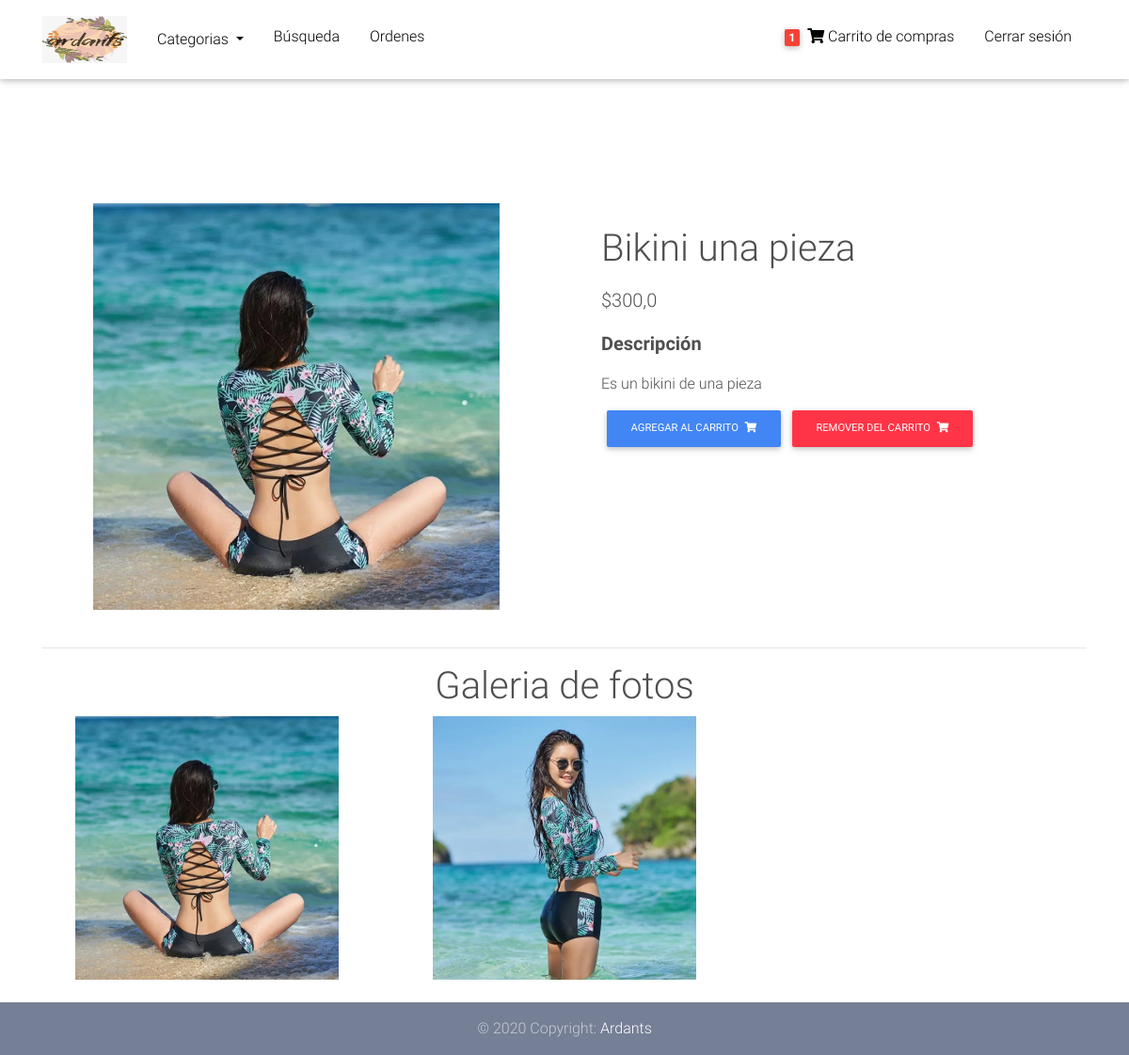
Screenshot of /product/bikini-una-pieza/ (signed in) with the database file from the repository.
### core/models.py (models this page shows, shortened)
class Order(models.Model):
    user = models.ForeignKey(settings.AUTH_USER_MODEL, on_delete= models.CASCADE, verbose_name = "Usuario")
    sent = models.BooleanField(default=False, verbose_name = "¿Ha sido enviado?")
    ref_code = models.CharField(max_length=30 , verbose_name = "Número de rastreo")
    ordered = models.BooleanField(default=False , verbose_name = "¿Ordenado?")
    items = models.ManyToManyField(OrderItem , verbose_name = "Productos")
    start_date = models.DateTimeField(auto_now= True)
    ordered_date = models.DateTimeField(verbose_name = "Fecha de orden")
    shipping_address = models.ForeignKey('Address', related_name="shipping_address" ,on_delete=models.CASCADE, blank = True, null = True, verbose_name = "Dirección")
    payment = models.ForeignKey('Payment', on_delete=models.CASCADE, blank = True, null = True, verbose_name = "Pago")
    sent_price = models.IntegerField(blank = True, null = True, verbose_name = "Precio de envío")
    class Meta:
        verbose_name = "Orden"
        verbose_name_plural = "Ordenes"

class Item(models.Model):
    title = models.CharField(max_length = 100, verbose_name = "Nombre del articulo")
    price = models.FloatField(verbose_name = "Precio")
    discount_price = models.FloatField(blank=True, null=True, verbose_name = "Precio de descuento")
    category = models.ForeignKey(Category, on_delete= models.CASCADE, blank = True, null = True)
    label = models.CharField(choices=LABEL_CHOICES, max_length = 2, verbose_name = "Nuevo o en oferta?")
    slug = models.SlugField(verbose_name = "Link")
    description = models.TextField(verbose_name = "Descripcion")
    image = models.ImageField()
    image2 = models.ImageField(blank = True, null = True)
    image3 = models.ImageField(blank = True, null = True)
    stock = models.IntegerField(default = 1, verbose_name = "Stock")
    class Meta:
        verbose_name = "Producto"
        verbose_name_plural = "Productos"
    def get_add_to_cart_url(self):
        return reverse("core:add-to-cart", kwargs={
            'slug':self.slug
        })
    def get_remove_from_cart_url(self):
        return reverse("core:remove-from-cart", kwargs={
            'slug':self.slug
        })
    def get_title_upper(self):
        return self.title[0].upper() + self.title[1:]

### core/views.py (the view)
# urls.py: path('product/<slug>/', ItemDetailView.as_view(), name="product_page"),
class ItemDetailView(DetailView):
    model = Item
    template_name = "product-page.html"
    def get_context_data(self, **kwargs):
        context = super(ItemDetailView, self).get_context_data(**kwargs)
        context['categorias'] = Category.objects.all()
        return context

### core/models.py (called while the page is built)
    def __str__(self):
        return self.name

### core/templatetags/cart_template_cart.py (called while the page is built)
@register.filter
def cart_item_count(user):
    if user.is_authenticated:
        qs = Order.objects.filter(user = user, ordered = False)
        if qs.exists():
            return qs[0].items.count()
    return 0

### templates/product-page.html (shortened to what this page needs)
{% extends 'base.html' %}
{% load static %}
{% block content %}
  <main class="mt-5 pt-4">
    <div class="container dark-grey-text mt-5">
      <div class="row wow fadeIn justify-content-center">
        <div class="col-md-6 mb-4" >
          <div class="custom-center">
            <img src="{{item.image.url}}" style="width: 80%; height: 100%;"  alt="">
          </div>
        </div>
        <div class="col-md-6 mb-4">
          <div class="p-4">
            <div class="mb-3">
              <h1>{{object.get_title_upper}}</h1>
            </div>
            <p class="lead">
              {% if object.discount_price %}
                <span class="mr-1">
                  <del>${{object.price}}</del>
                </span>
                <span>${{object.discount_price}}</span>
              {% else %}
                <span>${{object.price}}</span>
              {% endif %}
            </p>
            <p class="lead font-weight-bold">Descripción</p>
            <p>{{object.description}}</p>
            <div class="buttons">
              <a href="{{object.get_add_to_cart_url}}" class="btn btn-primary btn-md my-0 p">Agregar al carrito
                <i class="fas fa-shopping-cart ml-1"></i>
              </a>
              <a href="{{object.get_remove_from_cart_url}}" class="btn btn-danger btn-md my-0 p">Remover del carrito
                <i class="fas fa-shopping-cart ml-1"></i>
              </a>
            </div>
          </div>
        </div>
      </div>
      <hr>
      <div>
        <h1 style="text-align: center;">Galeria de fotos</h1>
      </div>
      <div class="row wow fadeIn">
        <div class="col-lg-4 col-md-12 mb-4 custom-center">
          <img style="width: 80%; height: 100%;"  src="{{item.image.url}}" class="img-fluid" alt="">
        </div>
        {% if item.image2 %}
        <div class="col-lg-4 col-md-6 mb-4 custom-center">
          <img style="width: 80%; height: 100%;"  src="{{item.image2.url}}" class="img-fluid" alt="">
        </div>
        {% endif %}
      </div>
    </div>
  </main>
{% endblock %}

### templates/base.html (shortened to what this page needs)
{% load static %}
{% load cart_template_cart %}
<!DOCTYPE html>
<html lang="en">
<head>
    <link rel="stylesheet" href="https://use.fontawesome.com/releases/v5.11.2/css/all.css">
    <link href=" {% static 'css/bootstrap.min.css' %}" rel="stylesheet">
    <link href=" {% static 'css/mdb.min.css' %}" rel="stylesheet">
    <link href=" {% static 'css/style.min.css' %}" rel="stylesheet">
    <link href="{% static 'css/style.css' %}" rel="stylesheet" />
</head>
<body>
  <nav class="navbar fixed-top navbar-expand-lg navbar-light white scrolling-navbar">
    <div class="container">
      <a class="navbar-brand" href="/">
        <img src="{% static 'img/logo.jpeg' %}" width="90" height="50" alt="">
      </a>
      <div class="collapse navbar-collapse" id="navbarSupportedContent">
        <ul class="left">
          <li class="nav-item dropdown">
            <a class="nav-link dropdown-toggle" href="#" id="navbarDropdown" role="button" data-toggle="dropdown" aria-haspopup="true" aria-expanded="false">
              Categorias
            </a>
          </li>
          <li>
            <a class="nav-link waves-effect active" href="/search">Búsqueda</a>
          </li>
          {% if request.user.is_authenticated %}
          <li>
            <a class="nav-link waves-effect active" href="/myorders">Ordenes</a>
          </li>
          {% endif %}
        </ul>
        <ul class="right">
          {% if request.user.is_authenticated %}
            <li>
              <a class="nav-link waves-effect" href="{% url 'core:order-summary' %}">
                <span class="badge red z-depth-1 mr-1"> {{request.user|cart_item_count}} </span>
                <i class="fas fa-shopping-cart"></i>
                <span> Carrito de compras </span>
              </a>
            </li>
            <li>
              <a class="nav-link waves-effect" href="{% url 'account_logout' %}">
                <span> Cerrar sesión </span>
              </a>
            </li>
          {% endif %}
        </ul>
      </div>
    </div>
  </nav>
  <div class="mt-5 pt-5">
    </div>
    <div id="content">
        {% block content %}{% endblock %}
    </div>
  <footer class="page-footer text-center wow fadeIn">
    <div class="footer-copyright py-3">
      © 2020 Copyright:
      <a href="https://www.ardants.com" target="_blank">Ardants</a>
    </div>
  </footer>
</body>
</html>

### static_in_env/css/style.css (style rules this page uses)
html, body, .view { height: 100%; }
.custom-center { display: flex; justify-content: center; align-items: center; align-content: center; }
.buttons { display: flex; }
.left { display: flex; list-style: none; justify-content: center; align-content: center; align-items: center; padding: 0; margin: 0; width: 50%; justify-content: flex-start; }
.left li a { color: black !important; }
.right { display: flex; list-style: none; justify-content: center; align-content: center; align-items: center; padding: 0; margin: 0; width: 50%; justify-content: flex-end; }
.right li a { color: black !important; }
.page-footer { background-color: #929FBA; }

### templates/base.html (style rules this page uses)
html, body, header, .carousel { height: 60vh; }

### rows the page displays
Item: image (picture), get_title_upper "Bikini una pieza", price "300,0", description "Es un bikini de una pieza", image2 (picture)

### other values shown
{{ request.user|cart_item_count }} "1"
